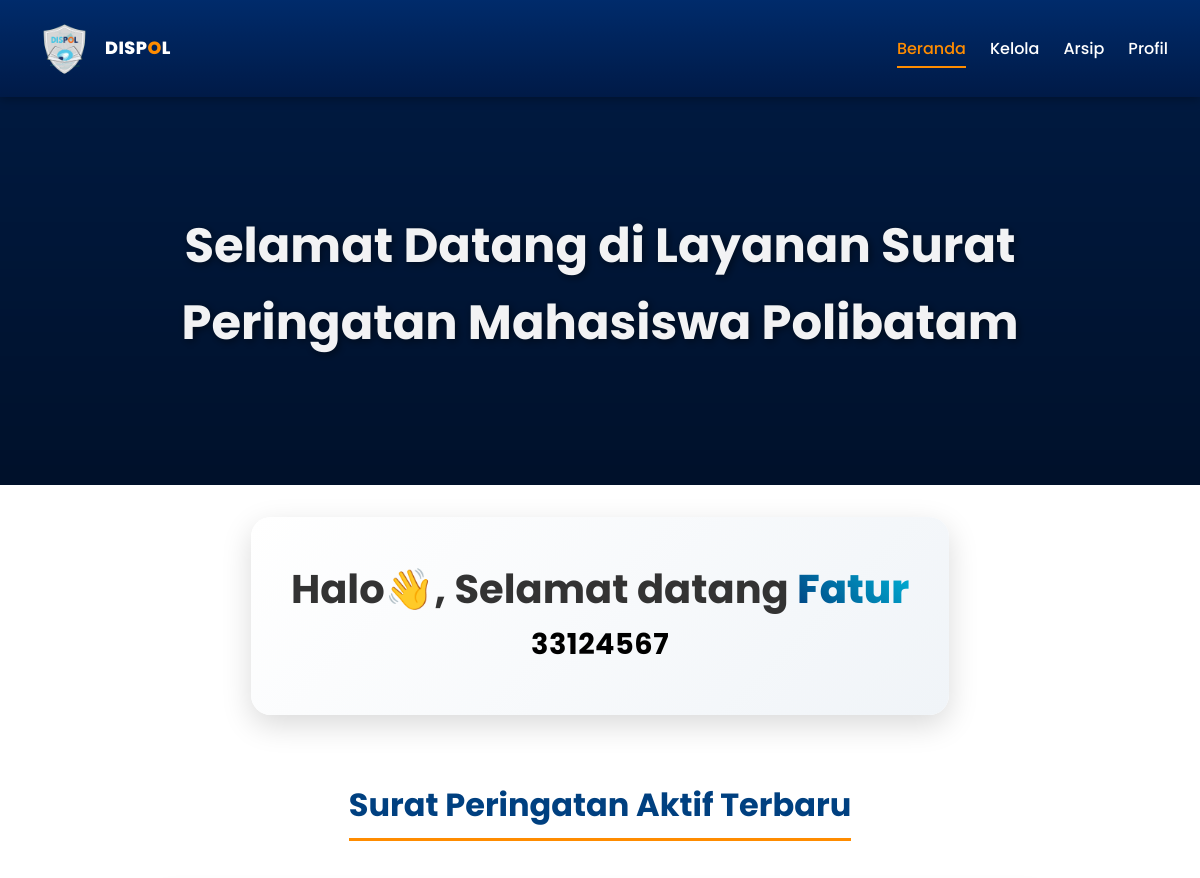
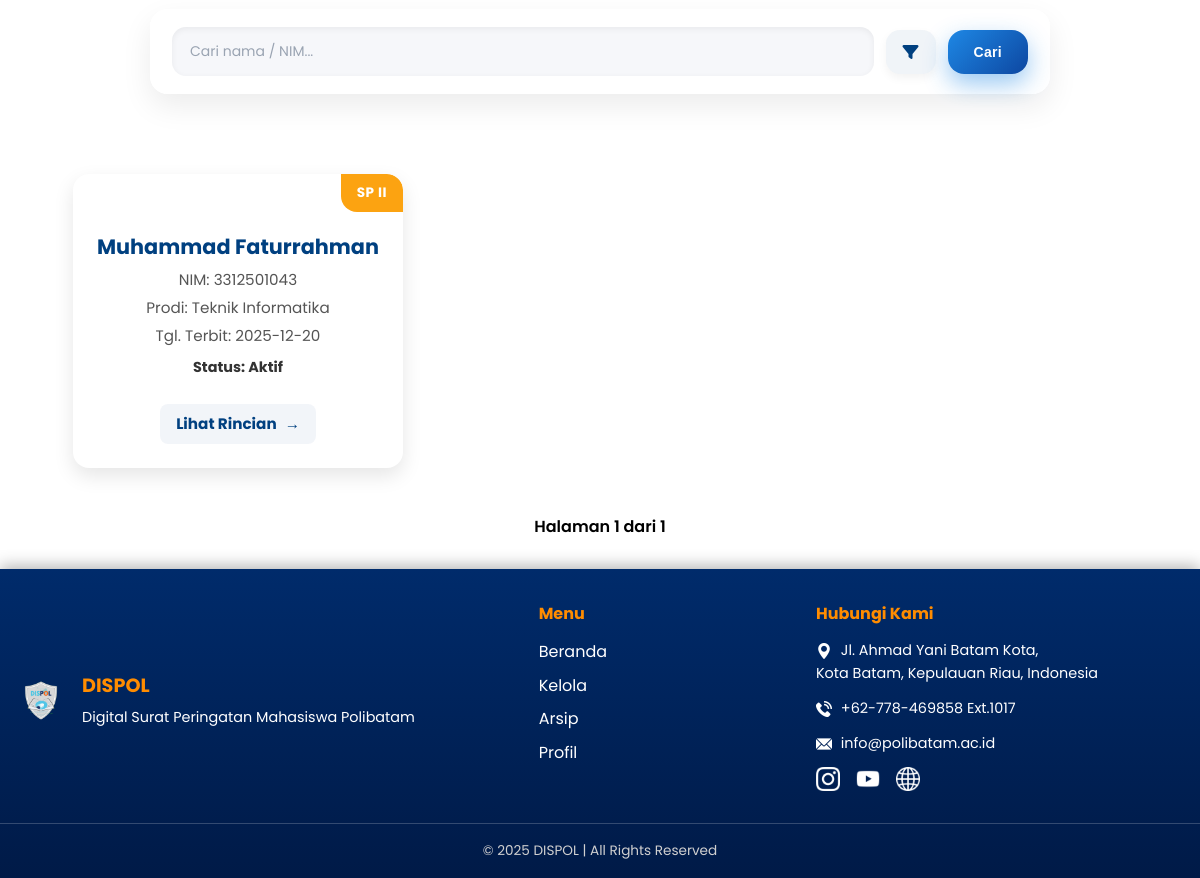
The app's page /dashboard-staf.php (signed in) with its own data (2 pictures, top to bottom).
### tables this page shows
CREATE TABLE `surat_peringatan` (
  `id` int(11) NOT NULL,
  `nama` varchar(100) NOT NULL,
  `nim` varchar(20) NOT NULL,
  `jurusan` varchar(100) NOT NULL,
  `prodi` varchar(100) NOT NULL,
  `kelas` varchar(10) NOT NULL,
  `tingkat` enum('SP I','SP II','SP III') NOT NULL,
  `tanggal` date NOT NULL,
  `sampai` date NOT NULL,
  `perihal` varchar(255) DEFAULT NULL,
  `deskripsi` text DEFAULT NULL,
  `file` varchar(255) DEFAULT NULL,
  `status` enum('Aktif','Selesai') DEFAULT 'Aktif',
  `created_at` datetime DEFAULT current_timestamp(),
  `semester` varchar(10) NOT NULL,
  `sesi_kelas` varchar(50) NOT NULL
);

### dashboard-staf.php (the view, shortened to what this page needs)
<?php
include "backend/config.php";
$data = $_SESSION;
$isMobile = preg_match("/(android|avantgo|blackberry|bolt|boost|cricket|docomo|fone|hiptop|mini|mobi|palm|phone|pie|tablet|up\.browser|up\.link|webos|wos)/i", $_SERVER["HTTP_USER_AGENT"]);
$limit = $isMobile ? 4 : 6;
$page = isset($_GET['page']) ? (int)$_GET['page'] : 1;
$page = ($page < 1) ? 1 : $page;
$offset = ($page - 1) * $limit;
$keyword = $_GET['keyword'] ?? '';
$tingkat = $_GET['tingkat'] ?? '';
$where = "WHERE status='aktif'";
$prodi = $_GET['prodi'] ?? '';
$semester = $_GET['semester'] ?? '';
$sesi_kelas = $_GET['sesi_kelas'] ?? '';
$querySurat = mysqli_query($conn, "
    SELECT * FROM surat_peringatan
    $where
    ORDER BY id DESC
    LIMIT $limit OFFSET $offset
");
$totalDataQuery = mysqli_query($conn, "
    SELECT id FROM surat_peringatan $where
");
$totalData = mysqli_num_rows($totalDataQuery);
$totalPage = ceil($totalData / $limit);
?>
<!DOCTYPE html>
<html lang="en">
<head>
    <link rel="stylesheet" href="css/dashboard-staf.css">
    <link rel="stylesheet" href="css/loading.css">
    <link href="https://unpkg.com/aos@2.3.1/dist/aos.css" rel="stylesheet">
    <link rel="stylesheet" href="https://cdnjs.cloudflare.com/ajax/libs/font-awesome/6.4.0/css/all.min.css">
</head>
<body>
    <nav class="navbar">
        <div class="container">
            <a href="dashboard-staf.php" class="logo">
                <img src="image/dispol.png" width="65" height="65" alt="Logo DISPOL">
                <span class="brand">DISP<span class="brand-o">O</span>L</span>
            </a>
            <ul class="nav-links" id="navMenu">
                <li><a href="dashboard-staf.php" class="active">Beranda</a></li>
                <li><a href="kelola-staf.php">Kelola</a></li>
                <li><a href="arsip-staf.php">Arsip</a></li>
                <li><a href="profil-staf.php">Profil</a></li>
            </ul>
        </div>
    </nav>
    <section id="home" class="hero">
        <div class="hero-slider">
        </div>
        <div class="hero-content" data-aos="fade-up" data-aos-duration="1500">
            <h1>Selamat Datang di Layanan Surat Peringatan Mahasiswa Polibatam</h1>
        </div>
    </section>
    <div class="welcome">
        <h1>Halo👋, Selamat datang <span data-aos="fade-in" data-aos-delay="600"><?= $data['nama'] ?></span></h1>
        <h2><?= $data['nik'] ?></h2>
    </div>
    <div class="new">
        <h1>Surat Peringatan Aktif Terbaru</h1>
    </div>
    <div class="filter-search">
        <form method="GET" class="filter-form">
            <div class="search-group">
                <input type="text" name="keyword" placeholder="Cari nama / NIM..."
                    value="<?= htmlspecialchars($_GET['keyword'] ?? '') ?>">
                <button type="button" class="btn-filter-toggle" id="filterToggleBtn" title="Filter Pencarian">
                    <i class="fas fa-filter"></i>
                </button>
                <button type="submit" class="btn-cari">Cari</button>
            </div>
        </form>
    </div>
    <div class="card-container">
        <?php
if (mysqli_num_rows($querySurat) == 0) {
    $isFiltered = !empty($keyword) || !empty($tingkat) || !empty($prodi) || !empty($semester) || !empty($sesi_kelas);
    if ($isFiltered) {
        echo "<div style='text-align:center; padding: 40px; color: #666; width: 100%; grid-column: 1 / -1;'>
                <i class='fas fa-search' style='font-size: 40px; color: #ddd; margin-bottom: 15px;'></i>
                <p style='font-size: 1.1rem; font-weight: 500;'>Data tidak ditemukan</p>
                <p style='font-size: 0.9rem; color: #888;'>Coba ubah kata kunci atau reset filter pencarian Anda.</p>
              </div>";
    } else {
        echo "<p class='no-sp-found'>🎉 Tidak ada surat peringatan aktif.</p>";
    }
} else {
    while ($row = mysqli_fetch_assoc($querySurat)) {
        $labelClass = "sp1";
        if ($row['tingkat'] == "SP II") $labelClass = "sp2";
?>
        <div class="card" data-aos="fade-up">
            <div class="sp-label <?= $labelClass ?>"><?= $row['tingkat'] ?></div>
            <div class="card-content">
                <p class="student-name"><strong><?= $row['nama'] ?></strong></p>
                <p class="student-detail">NIM: <?= $row['nim'] ?></p>
                <p class="student-detail">Prodi: <?= $row['prodi'] ?></p>
                <p class="issue-date">Tgl. Terbit: <?= $row['tanggal'] ?></p>
                <p class="sp-status">Status: <?= $row['status'] ?? 'Aktif' ?></p>
            </div>
            <a href="detail-surat.php?id=<?= $row['id'] ?>" class="detail">
                Lihat Rincian <i class="arrow-icon">→</i>
            </a>
        </div>
        <?php
    }
}
?>
    </div>
    <div class="pagination">
        <span>Halaman <?= $page ?> dari <?= $totalPage ?></span>
    </div>
    <footer class="footer">
        <div class="footer-container">
            <div class="footer-left">
                <img src="image/dispol.png" alt="Logo Dispol" width="60">
                <div>
                    <h3>DISPOL</h3>
                    <p>Digital Surat Peringatan Mahasiswa Polibatam</p>
                </div>
            </div>
            <div class="footer-center">
                <h4>Menu</h4>
                <ul>
                    <li><a href="dashboard-staf.php">Beranda</a></li>
                    <li><a href="kelola-staf.php">Kelola</a></li>
                    <li><a href="arsip-staf.php">Arsip</a></li>
                    <li><a href="profil-staf.php">Profil</a></li>
                </ul>
            </div>
            <div class="footer-right">
                <h4>Hubungi Kami</h4>
                <p><img src="image/icon-address.png" alt="Address"
                        style="width: 16px; height: 16px; vertical-align: middle; margin-right: 5px; filter: brightness(0) invert(1);">
                    Jl. Ahmad Yani Batam Kota,<br>Kota Batam, Kepulauan Riau, Indonesia</p>
                <p><img src="image/icon-contact.png" alt="Phone"
                        style="width: 16px; height: 16px; vertical-align: middle; margin-right: 5px; filter: brightness(0) invert(1);">
                    +62-778-469858 Ext.1017</p>
                <p><img src="image/icon-email.png" alt="Email"
                        style="width: 16px; height: 16px; vertical-align: middle; margin-right: 5px; filter: brightness(0) invert(1);">
                    info@polibatam.ac.id</p>
                <ul class="social-links">
                    <li><a href="https://www.instagram.com/polibatamofficial?igsh=MXNidmNrMDJobGY0Zw=="><img
                                src="image/icon-instagram.png" alt="Instagram"></a></li>
                    <li><a href="https://www.youtube.com/@polibatamofficial"><img src="image/icon-youtube.png"
                                alt="YouTube"></a></li>
                    <li><a href="https://www.polibatam.ac.id"><img src="image/icon-website.png" alt="Website"></a></li>
            </div>
        </div>
        <div class="footer-bottom">
            <p>&copy; 2025 DISPOL | All Rights Reserved</p>
        </div>
    </footer>
</body>
</html>

### records on screen
surat_peringatan: tingkat "SP II", nama "Muhammad Faturrahman", nim "3312501043", prodi "Teknik Informatika", tanggal "2025-12-20", status "Aktif"

### other values on screen
$data['nama'] "Fatur"
$data['nik'] "33124567"
$page "1"
$totalPage "1"
